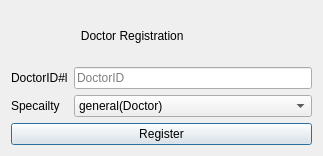
<?xml version="1.0" encoding="UTF-8"?>
<ui version="4.0">
 <class>DoctorDialog</class>
 <widget class="QDialog" name="DoctorDialog">
  <property name="geometry">
   <rect>
    <x>0</x>
    <y>0</y>
    <width>323</width>
    <height>156</height>
   </rect>
  </property>
  <property name="windowTitle">
   <string>DoctorDialog</string>
  </property>
  <layout class="QGridLayout" name="gridLayout">
   <item row="0" column="0">
    <widget class="QLabel" name="label_3">
     <property name="text">
      <string>                     Doctor Registration</string>
     </property>
    </widget>
   </item>
   <item row="1" column="0">
    <layout class="QFormLayout" name="formLayout">
     <item row="4" column="1">
      <widget class="QComboBox" name="specComboBox">
       <item>
        <property name="text">
         <string>general(Doctor)</string>
        </property>
       </item>
       <item>
        <property name="text">
         <string>specalized(Doctor)</string>
        </property>
       </item>
      </widget>
     </item>
     <item row="3" column="1">
      <widget class="QLineEdit" name="doctorLineEditD">
       <property name="placeholderText">
        <string>DoctorID</string>
       </property>
      </widget>
     </item>
     <item row="4" column="0">
      <widget class="QLabel" name="label">
       <property name="text">
        <string>Specailty</string>
       </property>
      </widget>
     </item>
     <item row="3" column="0">
      <widget class="QLabel" name="label_2">
       <property name="text">
        <string>DoctorID#l</string>
       </property>
      </widget>
     </item>
    </layout>
   </item>
   <item row="2" column="0">
    <widget class="QPushButton" name="regDocButton">
     <property name="text">
      <string>Register</string>
     </property>
    </widget>
   </item>
  </layout>
 </widget>
 <layoutdefault spacing="6" margin="11"/>
 <resources/>
 <connections/>
</ui>
